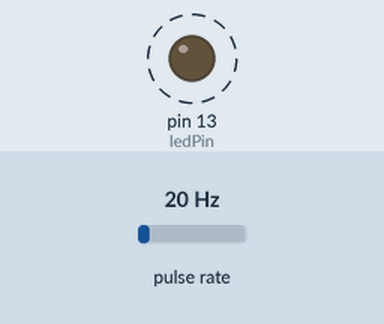
Simulated run of this sketch. Board: Arduino Uno, built with avr-gcc and run on an emulated ATmega328P. On the bench: output pins drawn as LEDs (lit = HIGH). Wiring (inferred from the names in the program): pulse sensor: data pin 8. Dashed ring = blinking. Inputs (shaded band) come from the test bench; at power-on: pulse rate 20 Hz. What the sketch prints to the serial monitor is not drawn.

Above: at 0.5 s.
Timing chart, 0 to 5.2 s (numbered marks = the images above):
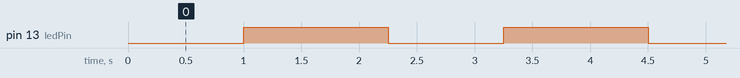

Measured:
- by itself, pin 13 (ledPin): alternates HIGH for 1.2 s and LOW for 1.0 s

The sketch:

ch18r8.ino
```cpp
/*
 * InputCapture
 * uses timer hardware to measure pulses on pin 8 on 168/328
 */

/* some interesting ASCII bit patterns:
 u 01010101
 3 00110011
 ~ 01111110
 @ 01000000
*/

const int inputCapturePin = 8;     // input pin fixed to internal Timer
const int ledPin          = 13;

const int prescale = 8;            // prescale factor (each tick 0.5 us @16MHz)
const byte prescaleBits = B010;    // see Table 18-1 or Datasheet
// calculate time per counter tick in ns
const long  precision = (1000000/(F_CPU/1000.0)) * prescale  ;

const int numberOfEntries  = 64;    // the max number of pulses to measure
const int gateSamplePeriod = 1000;   // the sample period in milliseconds

volatile byte index = 0; // index to the stored readings
volatile byte gate  = 0; // 0 disables capture, 1 enables
volatile unsigned int results[numberOfEntries]; // note this is 16 bit value


/* ICR interrupt vector */
ISR(TIMER1_CAPT_vect)
{
  TCNT1 = 0;                            // reset the counter
  if(gate)
  {
    if( index != 0 || bitRead(TCCR1B ,ICES1) == true)   // wait for rising edge
    {                                     // falling edge was detected
      if(index < numberOfEntries)
      {
        results[index] = ICR1;              // save the input capture value
        index++;
      }
    }
  }
  TCCR1B ^= _BV(ICES1);            // toggle bit to trigger on the other edge
}

void setup() {
  Serial.begin(9600);
  pinMode(ledPin, OUTPUT);
  pinMode(inputCapturePin, INPUT); // ICP pin (digital pin 8 on Arduino) as input

  TCCR1A = 0 ;                    // Normal counting mode
  TCCR1B = prescaleBits ;         // set prescale bits
  TCCR1C = 0;
  bitSet(TCCR1B,ICES1);           // init input capture
  bitSet(TIFR1,ICF1);             // clear pending
  bitSet(TIMSK1,ICIE1);           // enable

  Serial.println("pulses are sampled while LED is lit");
  Serial.print( precision);     // report duration of each tick in microseconds
  Serial.println(" microseconds per tick");

}

// this loop prints the duration of pulses detected in the last second
void loop()
{
  digitalWrite(ledPin, LOW);
  delay(gateSamplePeriod);
  digitalWrite(ledPin, HIGH);
  index = 0;
  gate = 1; // enable sampling
  delay(gateSamplePeriod);
  gate = 0;  // disable sampling
  if(index > 0)
  {
    Serial.println("Durations in Microseconds are:") ;
    for( byte i=0; i < index; i++)
    {
      long duration;
      duration = results[i] * precision; // pulse duration in nanoseconds
      if(duration > 0) {
        Serial.println(duration / 1000);   // duration in microseconds
        results[i] = 0; // clear value for next reading
      }
    }
    index = 0;
  }
}
```
